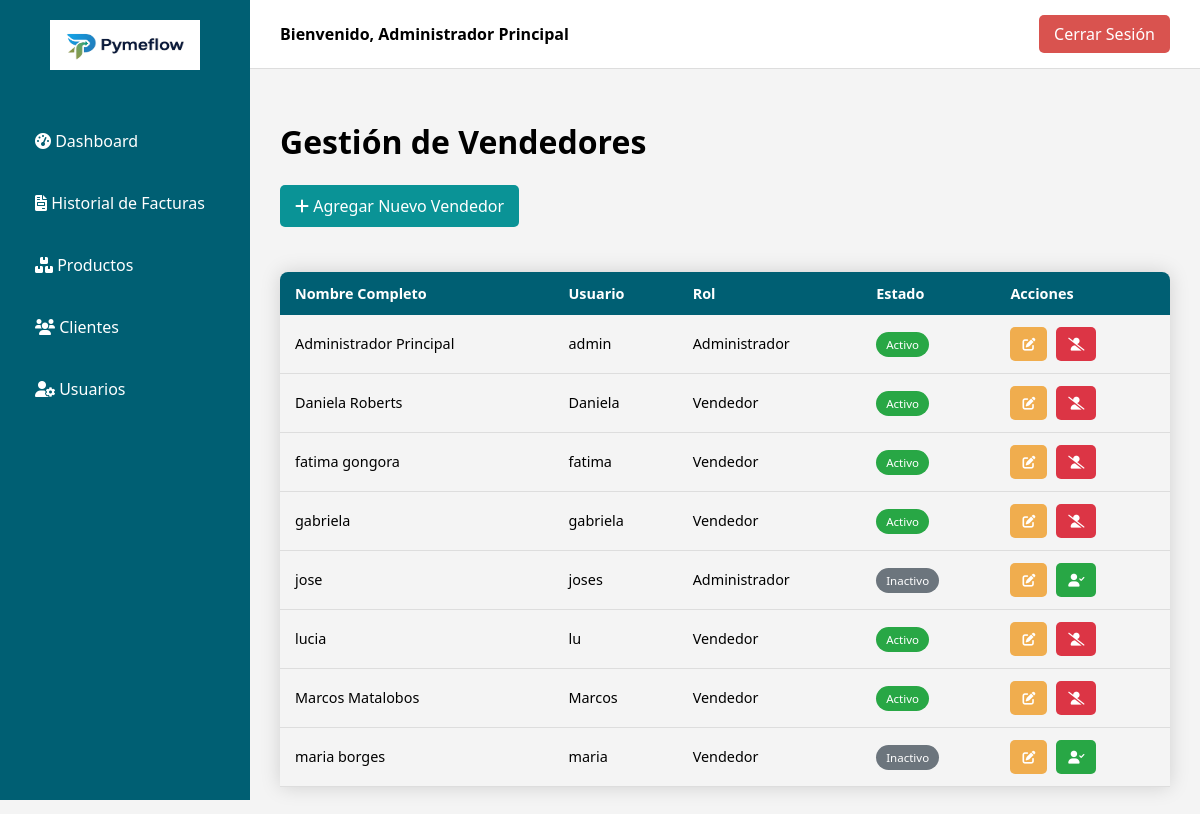
/vendedores.php (signed in), run on the app's committed database.
### tables this page shows
CREATE TABLE `usuarios` (
  `id` int(11) NOT NULL AUTO_INCREMENT,
  `nombre_completo` varchar(255) NOT NULL,
  `dni` varchar(20) DEFAULT NULL,
  `email` varchar(255) NOT NULL,
  `telefono` varchar(50) DEFAULT NULL,
  `usuario` varchar(100) NOT NULL,
  `password` varchar(255) NOT NULL,
  `rol` enum('administrador','vendedor') NOT NULL,
  `fecha_alta` datetime NOT NULL,
  `estado` enum('activo','inactivo') NOT NULL DEFAULT 'activo',
  `activo` tinyint(1) NOT NULL DEFAULT 1,
  PRIMARY KEY (`id`),
  UNIQUE KEY `email` (`email`),
  UNIQUE KEY `usuario` (`usuario`),
  UNIQUE KEY `dni` (`dni`)
);

### vendedores.php (the view, shortened to what this page needs)
<?php
include 'conexion.php';
$query = "SELECT id, nombre_completo, usuario, rol, estado FROM usuarios ORDER BY nombre_completo ASC";
$resultado = $conexion->query($query);
?>
<!DOCTYPE html>
<html lang="es">
<head>
    <link rel="stylesheet" href="dashboard_styles.css">
    <link rel="stylesheet" href="https://cdnjs.cloudflare.com/ajax/libs/font-awesome/6.0.0-beta3/css/all.min.css">
</head>
<body>
    <?php include 'sidebar.php'; ?>
    <div class="main-content">
        <header class="dashboard-header">
            <div class="user-info">
                Bienvenido, <?php echo htmlspecialchars($_SESSION['nombre_usuario']); ?>
            </div>
            <a href="logout.php" class="logout-button">Cerrar Sesión</a>
        </header>
        <main class="content">
            <h1>Gestión de Vendedores</h1>
            <a href="vendedor_formulario.php" class="btn-add"><i class="fas fa-plus"></i> Agregar Nuevo Vendedor</a>
            <table class="content-table">
                <thead>
                    <tr>
                        <th>Nombre Completo</th>
                        <th>Usuario</th>
                        <th>Rol</th>
                        <th>Estado</th>
                        <th>Acciones</th>
                    </tr>
                </thead>
                <tbody>
                    <?php while($usuario = $resultado->fetch_assoc()): ?>
                        <tr>
                            <td><?php echo htmlspecialchars($usuario['nombre_completo']); ?></td>
                            <td><?php echo htmlspecialchars($usuario['usuario']); ?></td>
                            <td><?php echo htmlspecialchars(ucfirst($usuario['rol'])); ?></td>
                            <td>
                                <?php if ($usuario['estado'] == 'activo'): ?>
                                    <span class="status-badge status-activo">Activo</span>
                                <?php else: ?>
                                    <span class="status-badge status-inactivo">Inactivo</span>
                                <?php endif; ?>
                            </td>
                            <td>
                                <a href="vendedor_formulario.php?id=<?php echo $usuario['id']; ?>" class="btn btn-edit" title="Editar"><i class="fas fa-edit"></i></a>
                                <?php if ($usuario['estado'] == 'activo'): ?>
                                    <a href="vendedor_estado.php?id=<?php echo $usuario['id']; ?>&accion=desactivar" class="btn btn-desactivar" title="Desactivar" onclick="return confirm('¿Seguro que quieres desactivar a este vendedor?');"><i class="fas fa-user-slash"></i></a>
                                <?php else: ?>
                                    <a href="vendedor_estado.php?id=<?php echo $usuario['id']; ?>&accion=activar" class="btn btn-activar" title="Activar"><i class="fas fa-user-check"></i></a>
                                <?php endif; ?>
                            </td>
                        </tr>
                    <?php endwhile; ?>
                </tbody>
            </table>
        </main>
    </div>
</body>
</html>

### dashboard_styles.css (style rules this page uses)
:root { --color-primario: #005f73; --color-secundario: #0a9396; --color-fondo: #f4f4f4; }
body { font-family: 'Segoe UI', Tahoma, Geneva, Verdana, sans-serif; margin: 0; background-color: var(--color-fondo); display: flex; }
.main-content { flex-grow: 1; display: flex; flex-direction: column; margin-left: 250px; }
header.dashboard-header { background: #fff; padding: 15px 30px; border-bottom: 1px solid #ddd; display: flex; justify-content: space-between; align-items: center; }
header.dashboard-header .user-info { font-weight: 600; }
header.dashboard-header .logout-button { background-color: #d9534f; color: #fff; padding: 8px 15px; border-radius: 5px; text-decoration: none; transition: background-color 0.3s; }
.content { padding: 30px; }

### vendedores.php (style rules this page uses)
.content-table { border-collapse: collapse; margin: 25px 0; font-size: 0.9em; width: 100%; border-radius: 8px 8px 0 0; overflow: hidden; box-shadow: 0 0 20px rgba(0, 0, 0, 0.15); }
.content-table thead tr { background-color: var(--color-primario); color: #ffffff; text-align: left; font-weight: bold; }
.content-table th, .content-table td { padding: 12px 15px; }
.content-table tbody tr { border-bottom: 1px solid #dddddd; }
.btn { padding: 8px 12px; border: none; border-radius: 5px; color: white !important; text-decoration: none; cursor: pointer; font-size: 0.9em; margin-right: 5px; display: inline-block; }
.btn-edit { background-color: #f0ad4e; }
.btn-add { background-color: var(--color-secundario); color: white; padding: 10px 15px; text-decoration: none; border-radius: 5px; display: inline-block; margin-bottom: 20px; }
.status-badge { padding: 5px 10px; border-radius: 15px; color: white; font-size: 0.8em; }
.status-activo { background-color: #28a745; }
.status-inactivo { background-color: #6c757d; }
.btn-desactivar { background-color: #dc3545; }
.btn-activar { background-color: #28a745; }

### data on the page
usuarios: nombre_completo "Administrador Principal", usuario "admin", rol "Administrador", estado "Activo"
usuarios: nombre_completo "Daniela Roberts", usuario "Daniela", rol "Vendedor", estado "Activo"
usuarios: nombre_completo "fatima gongora", usuario "fatima", rol "Vendedor", estado "Activo"
usuarios: nombre_completo "gabriela", usuario "gabriela", rol "Vendedor", estado "Activo"
usuarios: nombre_completo "jose", usuario "joses", rol "Administrador", estado "Inactivo"
usuarios: nombre_completo "lucia", usuario "lu", rol "Vendedor", estado "Activo"
usuarios: nombre_completo "Marcos Matalobos", usuario "Marcos", rol "Vendedor", estado "Activo"
usuarios: nombre_completo "maria borges", usuario "maria", rol "Vendedor", estado "Inactivo"

### other printed values
$_SESSION['nombre_usuario'] "Administrador Principal"
